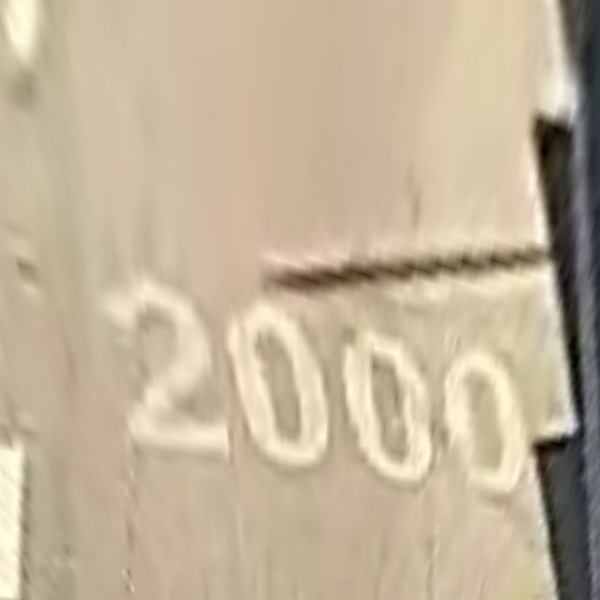
#> input picture Submission 2.0/birdie.jpg, 600 x 600 px
$ python pothole_area.py   (older library calls are emulated)
#> lines starting #> are read from the running program, lines starting #| are printed output that depends on the picture; after the words box and inside, x2 and y2 are one past the last pixel; in counts of white or black regions, pixels touching at a corner belong together
import numpy as np
import cv2
im = cv2.imread('birdie.jpg')
#> im is the input picture: shape (600, 600, 3); mean B, G, R 154.2, 179.3, 195.2
imgray = cv2.cvtColor(im, cv2.COLOR_BGR2GRAY)
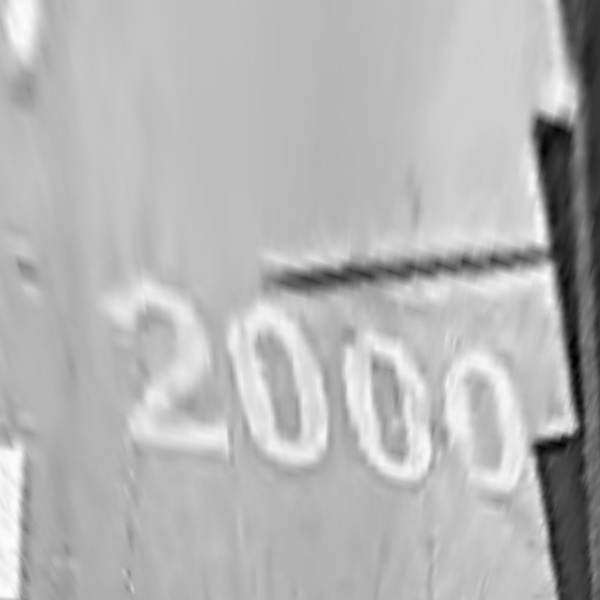
#> imgray: shape (600, 600); min 2, max 252, mean 181.2
ret, thresh = cv2.threshold(imgray, 127, 255, 0)
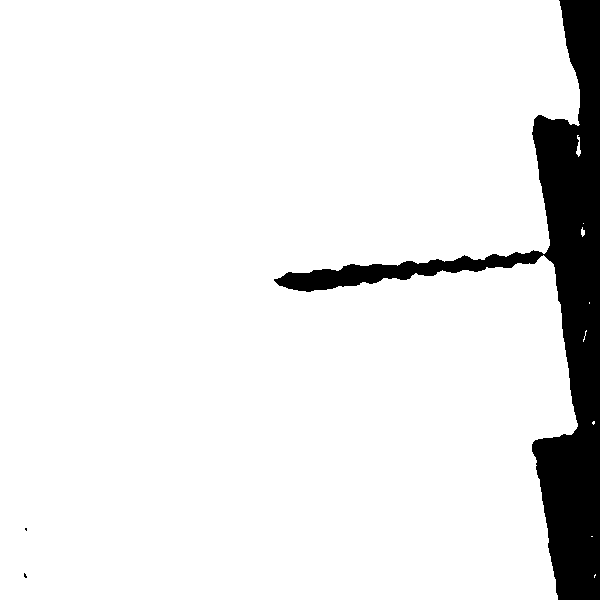
#> thresh: shape (600, 600); 91.5% white; 3 black regions (2 under 20 px)
im2, contours, hierarchy = cv2.findContours(thresh, cv2.RETR_TREE, cv2.CHAIN_APPROX_SIMPLE)
#> contours = 11 contours, 9 with area under 20; largest, box (x1, y1, x2, y2) and area: (0, 0, 580, 600) 327878, (576, 135, 581, 157) 35
cv2.imshow('im2',im2)
cv2.waitKey(0)
